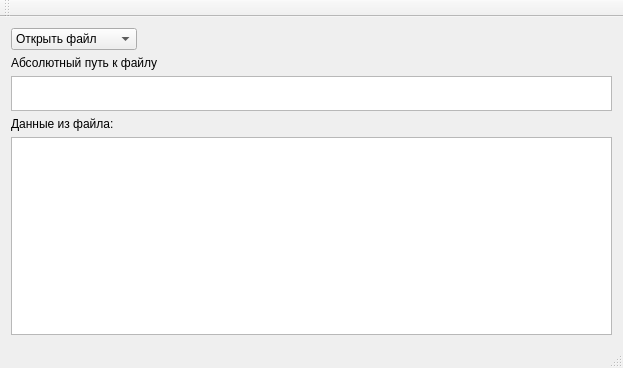
<?xml version="1.0" encoding="UTF-8"?>
<ui version="4.0">
 <class>MainWindow</class>
 <widget class="QMainWindow" name="MainWindow">
  <property name="geometry">
   <rect>
    <x>0</x>
    <y>0</y>
    <width>623</width>
    <height>368</height>
   </rect>
  </property>
  <property name="windowTitle">
   <string>MainWindow</string>
  </property>
  <widget class="QWidget" name="centralWidget">
   <layout class="QFormLayout" name="formLayout">
    <item row="0" column="0">
     <widget class="QComboBox" name="comboBox">
      <item>
       <property name="text">
        <string>Открыть файл</string>
       </property>
      </item>
      <item>
       <property name="text">
        <string>Сохранить файл</string>
       </property>
      </item>
     </widget>
    </item>
    <item row="1" column="0">
     <widget class="QLabel" name="label">
      <property name="text">
       <string>Абсолютный путь к файлу</string>
      </property>
     </widget>
    </item>
    <item row="2" column="0" colspan="2">
     <widget class="QTextBrowser" name="textBrowser">
      <property name="maximumSize">
       <size>
        <width>16777215</width>
        <height>35</height>
       </size>
      </property>
     </widget>
    </item>
    <item row="3" column="0">
     <widget class="QLabel" name="label_2">
      <property name="text">
       <string>Данные из файла:</string>
      </property>
     </widget>
    </item>
    <item row="4" column="0" colspan="2">
     <widget class="QTextEdit" name="textEdit"/>
    </item>
   </layout>
  </widget>
  <widget class="QStatusBar" name="statusBar"/>
  <widget class="QToolBar" name="mainToolBar">
   <attribute name="toolBarArea">
    <enum>TopToolBarArea</enum>
   </attribute>
   <attribute name="toolBarBreak">
    <bool>false</bool>
   </attribute>
  </widget>
  <widget class="QMenuBar" name="menuBar">
   <property name="geometry">
    <rect>
     <x>0</x>
     <y>0</y>
     <width>623</width>
     <height>21</height>
    </rect>
   </property>
  </widget>
 </widget>
 <layoutdefault spacing="6" margin="11"/>
 <resources/>
 <connections/>
</ui>
